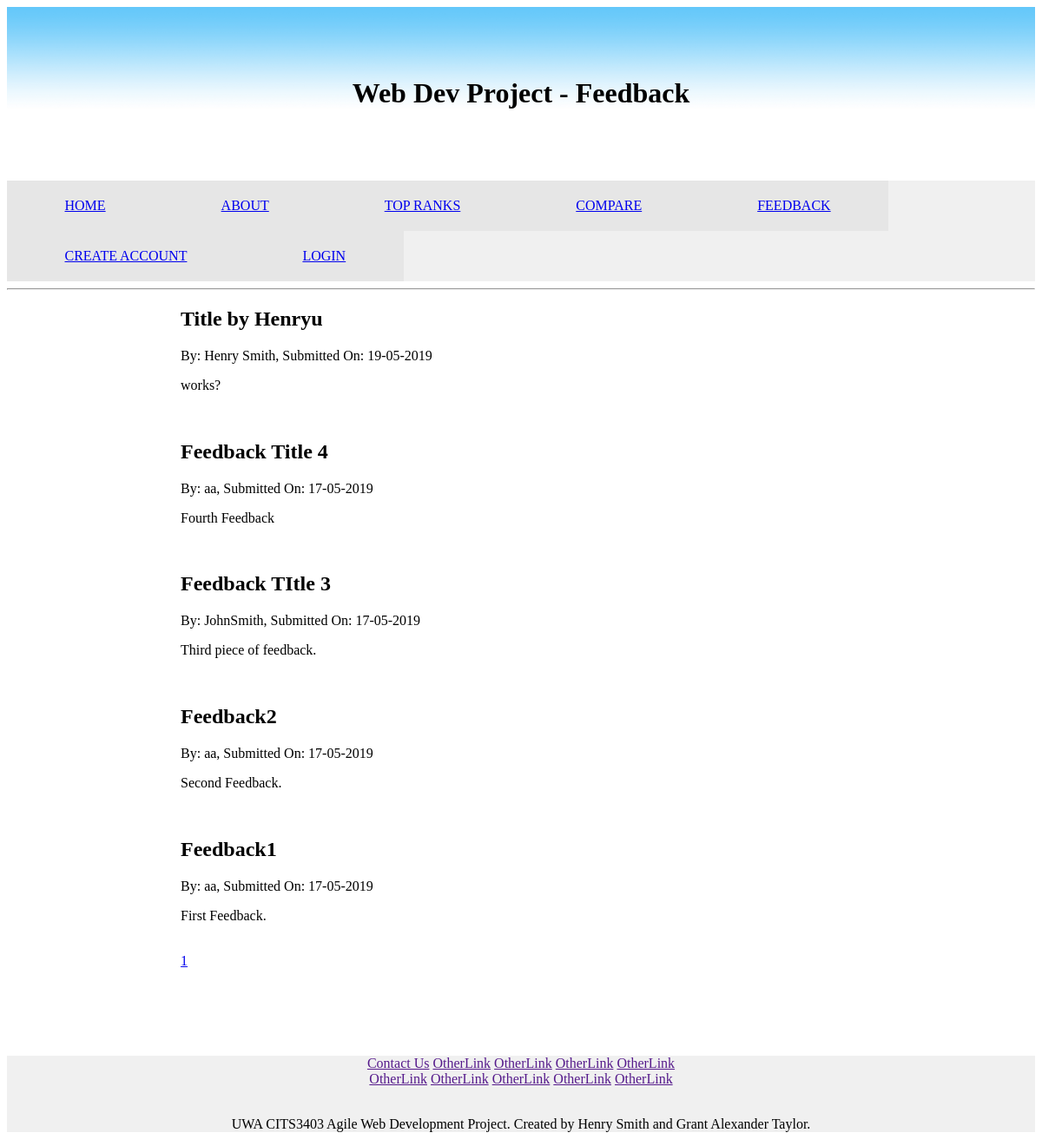
The page /feedback on the database as committed earlier.
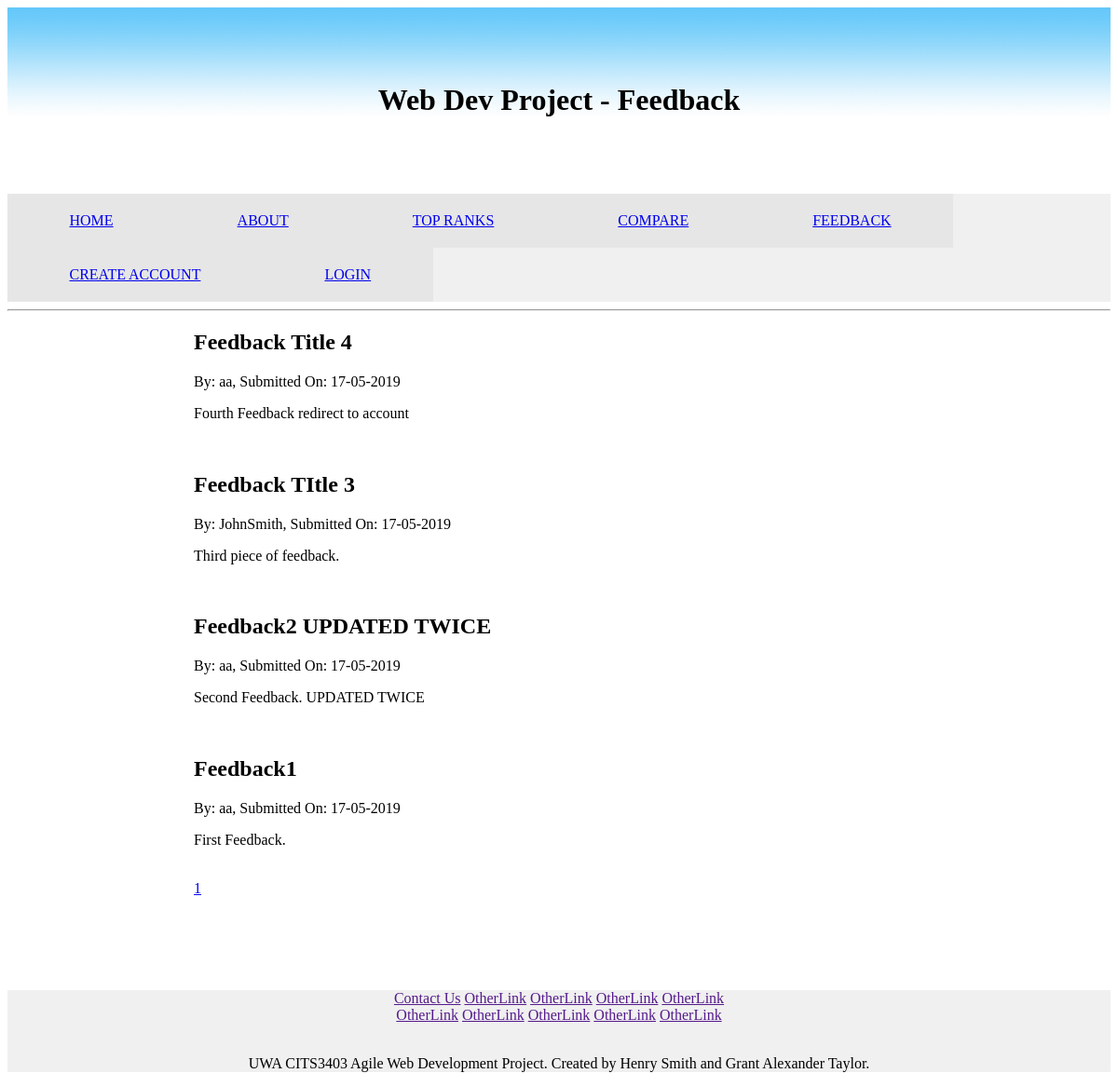
The same page on the database as committed later.
### app/models.py (models this page shows, shortened)
class Feedback(db.Model):
    id = db.Column(db.Integer, primary_key=True)
    uid = db.Column(db.Integer, db.ForeignKey('user.id'))
    timestamp = db.Column(db.DateTime, index=True, default=datetime.utcnow)
    title = db.Column(db.String())
    text = db.Column(db.Text)

class User(UserMixin, db.Model):
    id = db.Column(db.Integer, primary_key=True)
    username = db.Column(db.String(64), index=True, unique=True)
    email = db.Column(db.String(120), index=True, unique=True)
    password_hash = db.Column(db.String(128))
    admin = db.Column(db.Boolean)
    feedback = db.relationship('Feedback', backref='user', lazy=True)

### app/routes.py (the view)
@app.route("/feedback")
def feedback():
    page = request.args.get('page', 1, type=int)
    feedback = Feedback.query.order_by(desc(Feedback.timestamp)).paginate(page=page, per_page=5)
    return render_template("feedback.html", title='Feedback', feedback=feedback)

### app/templates/feedback.html (shortened to what this page needs)
{% extends "layout.html" %}
{% block content %}
	{% for feed in feedback.items %}
	<h2>{{ feed.title }}</h2>
	<p>By: {{ feed.user.username }}, Submitted On: {{ feed.timestamp.strftime('%d-%m-%Y') }}</p>
	<p>{{ feed.text }}</p>
	<br>
	{% endfor %}
	{% for page in feedback.iter_pages(left_edge=1, left_current=3, right_edge=1, right_current=4) %}
		{% if page %}
			<a href="{{ url_for('feedback', page=page) }}">{{ page }}</a>
		{% else %}
			...
		{% endif %}
	{% endfor %}
{% endblock content %}

### app/templates/layout.html (shortened to what this page needs)
<!DOCTYPE html>
<html>
<head>
	<link rel="stylesheet" type="text/css" href="{{ url_for('static', filename='styles/main.css') }}">
</head>
<body class='template'>
	<header class="template">
		{% if title %}
		<h1>Web Dev Project - {{title}}</h1>
		{% else %}
		<h1>Web Dev Project</h1>
		{% endif %}
	</header>
	<nav class="template">
		<a href="{{ url_for('home') }}">HOME</a>
		<a href="{{ url_for('about') }}">ABOUT</a>
		<a href="{{ url_for('topRanks') }}">TOP RANKS</a>
		<a href="{{ url_for('compare') }}">COMPARE</a>
		<a href="{{ url_for('feedback') }}">FEEDBACK</a>
		{% if current_user.is_anonymous %}
		<a href="{{ url_for('create_account') }}">CREATE ACCOUNT</a>
		<a href="{{ url_for('login') }}">LOGIN</a>
		{% else %}
		<a href="{{ url_for('account') }}">ACCOUNT</a>
		<a href="{{ url_for('logout') }}">LOG OUT</a>
		{% endif %}
	</nav>
	<hr>
	<section class='template'>
		{% block content %} {% endblock content %}
	</section>
	<footer class="template">
		<div>
			<a href="">Contact Us</a>
			<a href="">OtherLink</a>
			<a href="">OtherLink</a>
			<a href="">OtherLink</a>
			<a href="">OtherLink</a>
		</div>
		<div>
			<a href="">OtherLink</a>
			<a href="">OtherLink</a>
			<a href="">OtherLink</a>
			<a href="">OtherLink</a>
			<a href="">OtherLink</a>
		</div>
		<br>
		<p>
			UWA CITS3403 Agile Web Development Project. Created by Henry Smith and Grant Alexander Taylor.
		</p>
	</footer>
</body>

### app/static/styles/main.css (style rules this page uses)
body.template { font-style: sans-serif; }
header.template { text-align: center; padding: 60px; background-size: contain; background-color: red; background-image: url(../img/gradient.jpg); }
nav.template { position: -webkit-sticky; position: sticky; top:0; overflow: auto; width:100%; min-width: 600px; background-color:rgb(240,240,240); }
nav.template a { vertical-align: middle; float:left; padding:20px 66.5px; background-color:rgb(230,230,230); }
section.template { margin-left:200px; margin-right: 200px; margin-bottom: 100px }
footer.template { text-align: center; width: 100%; min-width: 100px; background-color: rgb(240,240,240); }

Rows that differ between the two databases and show on the page:
removed Feedback: title "Title by Henryu", user.username "Henry Smith", timestamp "19-05-2019", text "works?"
changed Feedback "Feedback Title 4": text "Fourth Feedback" → "Fourth Feedback redirect to account"
changed Feedback: title "Feedback2" → "Feedback2 UPDATED TWICE"; text "Second Feedback." → "Second Feedback. UPDATED TWICE"
